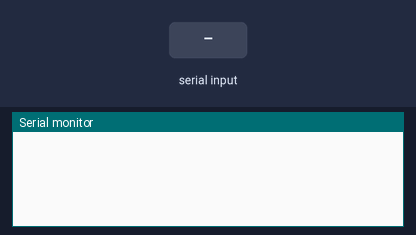
Simulated run of this sketch. Board: ESP32. Shown: the last lines printed to the serial monitor. Inputs (shaded band) come from the test bench. Nothing arrives over Bluetooth unless stated.

Above: at 1.2 s.
1.3 s: "1\n" received over Serial
At 2.7 s:
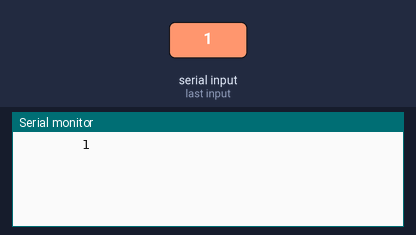
3.8 s: "1\n" received over the second serial link
At 5.0 s:
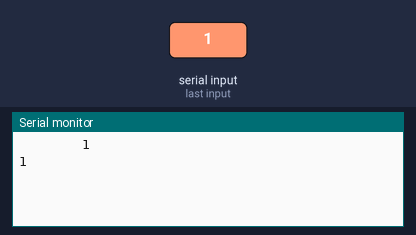
5.3 s: "0\n" received over Serial
At 6.7 s:
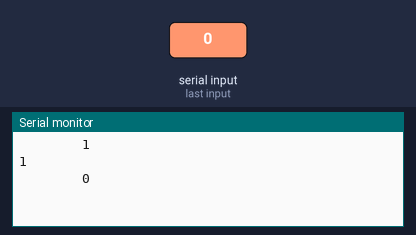
6.8 s: "0\n" received over the second serial link
At 7.9 s:
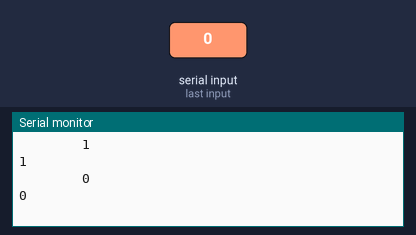

The sketch:

Listing22-3.ino
```cpp
/*******************************************************************************
 * Sketch name: Bluetooth communication
 * Description: Transmit and receive messages with Bluetooth
 * Created on:  October 2020
 * Author:      Neil Cameron
 * Book:        Electronics Projects with the ESP8266 and ESP32
 * Chapter :    22 - ESP32 microcontroller features
 ******************************************************************************/

#include <BluetoothSerial.h>        // include Bluetooth library
BluetoothSerial SerialBT;       // associate SerialBT with library
String str;
int strLen;
char c;

void setup()
{
  Serial.begin(115200);         // define Serial Monitor baud rate
  SerialBT.begin("ESP32 Bluetooth");    // identify Bluetooth device
}

void loop()
{           // received message from Bluetooth device
  if(SerialBT.available()) Serial.write(SerialBT.read());
  if(Serial.available())          // message to transmit
  {
    str = Serial.readString();        // read and display
    Serial.print("\t\t\t\t");Serial.println(str); //  Serial buffer
    strLen = str.length();
    for (int i=0; i<strLen; i++)
    {
      c = str[i];           // for each message character
      SerialBT.write(c);        // transmit to Bluetooth device
    }
    SerialBT.write('\n');       // add new line character
  }
  delay(50);
}
```

Measured:
- after the input at 1.3 s, the serial monitor: prints a new line after 1.0 s (image 1)
- after the input at 3.8 s, the serial monitor: prints a new line at once (image 2)
- after the input at 5.3 s, the serial monitor: prints a new line after 1.0 s (image 3)
- after the input at 6.8 s, the serial monitor: prints a new line at once (image 4)
